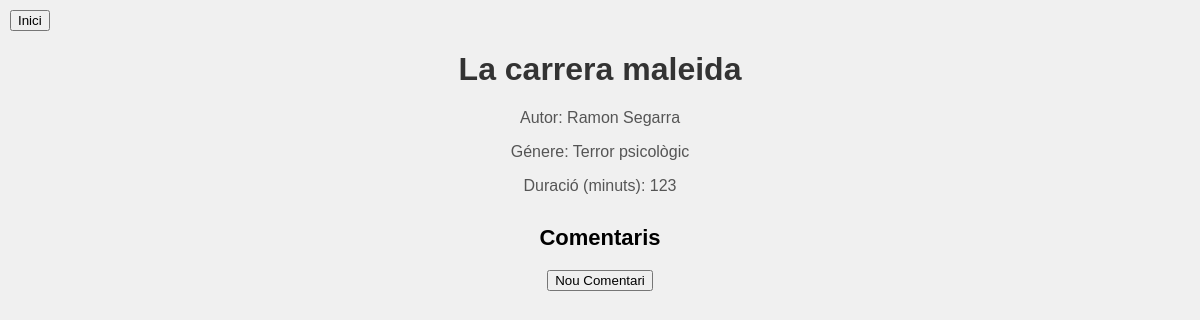
/film/4/, run on the app's committed database.
### films/models.py (models this page shows, shortened)
class Film(models.Model):
    title = models.CharField(max_length=100)
    author = models.CharField(max_length=100)
    genre = models.CharField(max_length=100, blank=True, null=True)
    duration = models.IntegerField()

### films/views.py (the view)
# urls.py: path('film/<int:pk>/', book_detail, name='book_detail'),
def book_detail(request, pk):
    book = get_object_or_404(Film, pk=pk)
    return render(request, 'detail_film.html', {'book': book})

### templates/detail_film.html (shortened to what this page needs)
{% load static %}
    <link rel="stylesheet" type="text/css" href="{% static 'detail_film.css' %}">
<a href="{% url 'book_list' %}"><button>Inici</button></a>
<h1>{{ book.title }}</h1>
<p>Autor: {{ book.author }}</p>
<p>Génere: {{ book.genre }}</p>
<p>Duració (minuts): {{ book.duration }}</p>
<h2>Comentaris</h2>
<div class="button-container">
    <a href="{% url 'review_create' pk=book.pk %}">
        <button>Nou Comentari</button>
    </a>
</div>

### static/detail_film.css (style rules this page uses)
h1 { text-align: center; margin-top: 20px; color: #333; }
p { text-align: center; color: #555; }
h2 { text-align: center; margin-top: 30px; font-size: 22px; }
.button-container { display: flex; justify-content: center; }

### data on the page
Film: title "La carrera maleida", author "Ramon Segarra", genre "Terror psicològic", duration "123"
